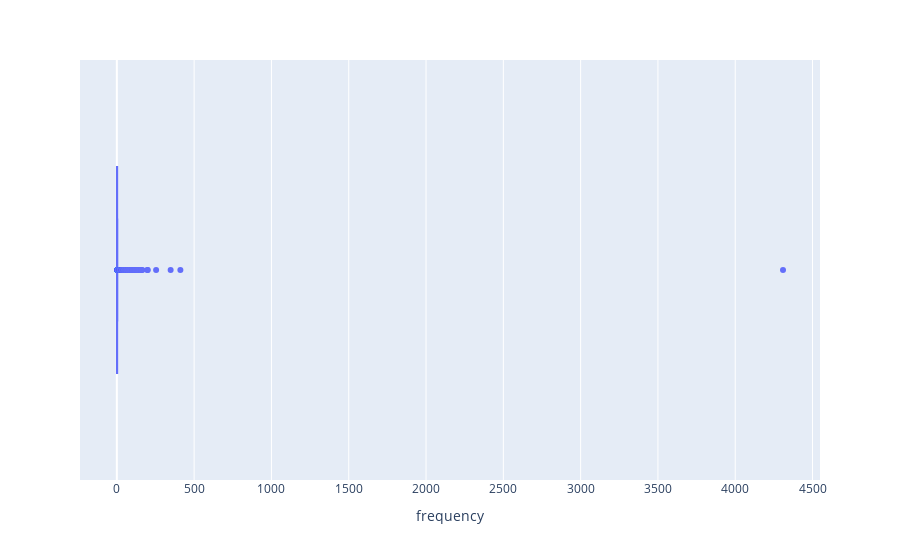

The code cell stored with this chart in its notebook:
### Markdown cell above
Let's use a another library for the new box plot.

### Code cell
px.box(data_frame=frequency, x="frequency", hover_data=['index', 'frequency'])

### Figure 1 — Plotly figure (JSON) as saved in the notebook; plotly's stock layout.template omitted (floating-point values rounded to 4 significant figures; data arrays with more than 128 entries replaced by an {"elided": "..."} marker saying what was removed)
{"data": [{"alignmentgroup": "True", "customdata": {"elided": "19893x1 str values"}, "hovertemplate": "frequency=%{x}<br>index=%{customdata[0]}<extra></extra>", "legendgroup": "", "marker": {"color": "#636efa"}, "name": "", "notched": false, "offsetgroup": "", "orientation": "h", "showlegend": false, "type": "box", "x": {"elided": "19893 int values"}, "x0": " ", "xaxis": "x", "y0": " ", "yaxis": "y"}], "layout": {"boxmode": "group", "legend": {"tracegroupgap": 0}, "margin": {"t": 60}, "xaxis": {"anchor": "y", "domain": [0, 1], "title": {"text": "frequency"}}, "yaxis": {"anchor": "x", "domain": [0, 1]}}}
